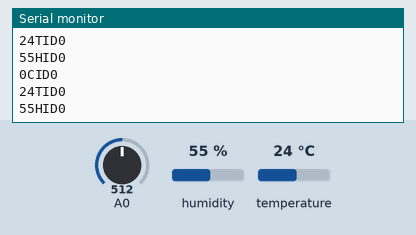
This sketch was run on a simulated Arduino Uno, built with avr-gcc and run on an emulated ATmega328P. On the bench: the last lines printed to the serial monitor. The test bench sets the inputs (shaded band); at power-on: humidity 55 %, A0 = 512, temperature 24 °C.

Above: at 2.8 s.
2.9 s: humidity set to 22 %
At 5.2 s:
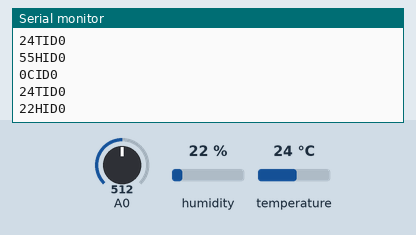
5.6 s: A0 set to 716
At 7.3 s:
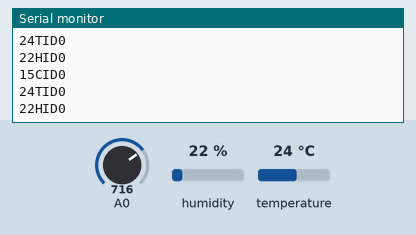
8.3 s: temperature set to 12 °C
At 10.7 s:
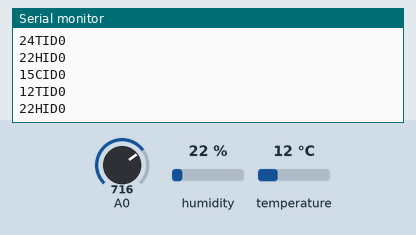
11.0 s: A0 set to 900
At 12.5 s:
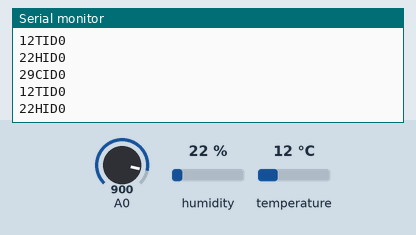
13.7 s: humidity set to 40 %
At 15.4 s:
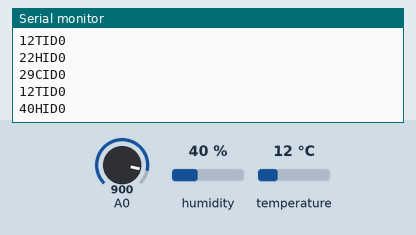
Timing chart, 0 to 16.9 s (numbered marks = the images above; inputs shaded):
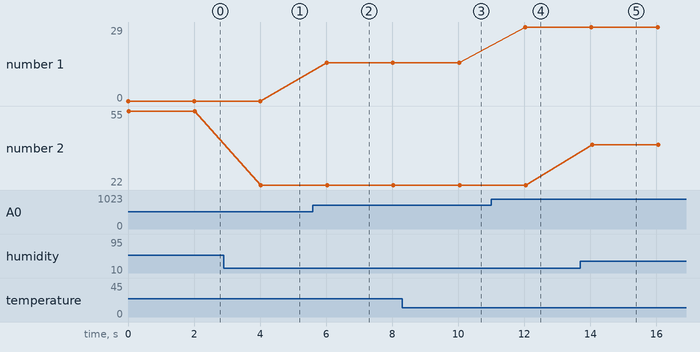

The sketch:

microcontroller.ino
```cpp
/*
import serial

# Enable USB Communication
ser = serial.Serial('/dev/ttyUSB0', 9600,timeout=.5);
while True:
        incoming = ser.readline().strip()
        print 'Received Data : '+ incoming


*/
#include <Adafruit_Sensor.h>
#include <DHT.h>
#include <DHT_U.h>
#define DHTTYPE           DHT11     // DHT 11
#define DHTPIN            4         // Pin which is connected to the DHT sensor.
#define ID                0          //ID of current arduino this script will be uploaded
DHT_Unified dht(DHTPIN, DHTTYPE);
void setup() {
  dht.begin();
  sensor_t sensor;
  dht.temperature().getSensor(&sensor);
  Serial.begin(9600);
}

void loop() {
    String srtID = String(ID);
    //Current Sensor
    int RawValue = analogRead(A0);
    double Voltage = (RawValue / 1024.0) * 5000; // Becomes mV
    double Amps = ((Voltage - 2500) / 66);

    //Serial.print("Current :");
    Serial.print(Amps,0);
    Serial.println("CID"+srtID);
    //Temperature
    sensors_event_t event;
    dht.temperature().getEvent(&event);
    //Serial.print("Temp.: ");
    Serial.print(event.temperature,0); // Prints the temperature value from the sensor
    Serial.println("TID"+srtID);
    dht.humidity().getEvent(&event);
    Serial.print(event.relative_humidity,0);
    Serial.println("HID"+srtID);
    delay(2000); // Delays 2 seconds, as the DHT22 sampling rate is 0.5Hz
}
```

Measured:
- after the input at 2.9 s, the serial monitor: prints a new line after 1.1 s (image 1)
- after the input at 5.6 s, the serial monitor: prints a new line after 0.42 s (image 2)
- after the input at 8.3 s, the serial monitor: prints a new line after 1.7 s (image 3)
- after the input at 11.0 s, the serial monitor: prints a new line after 1.0 s (image 4)
- after the input at 13.7 s, the serial monitor: prints a new line after 0.35 s (image 5)
- plotted number 1: 0 → 15 after the input at 5.6 s, 15 → 29 after the input at 11.0 s
- plotted number 2: 55 → 22 after the input at 2.9 s, 22 → 40 after the input at 13.7 s
